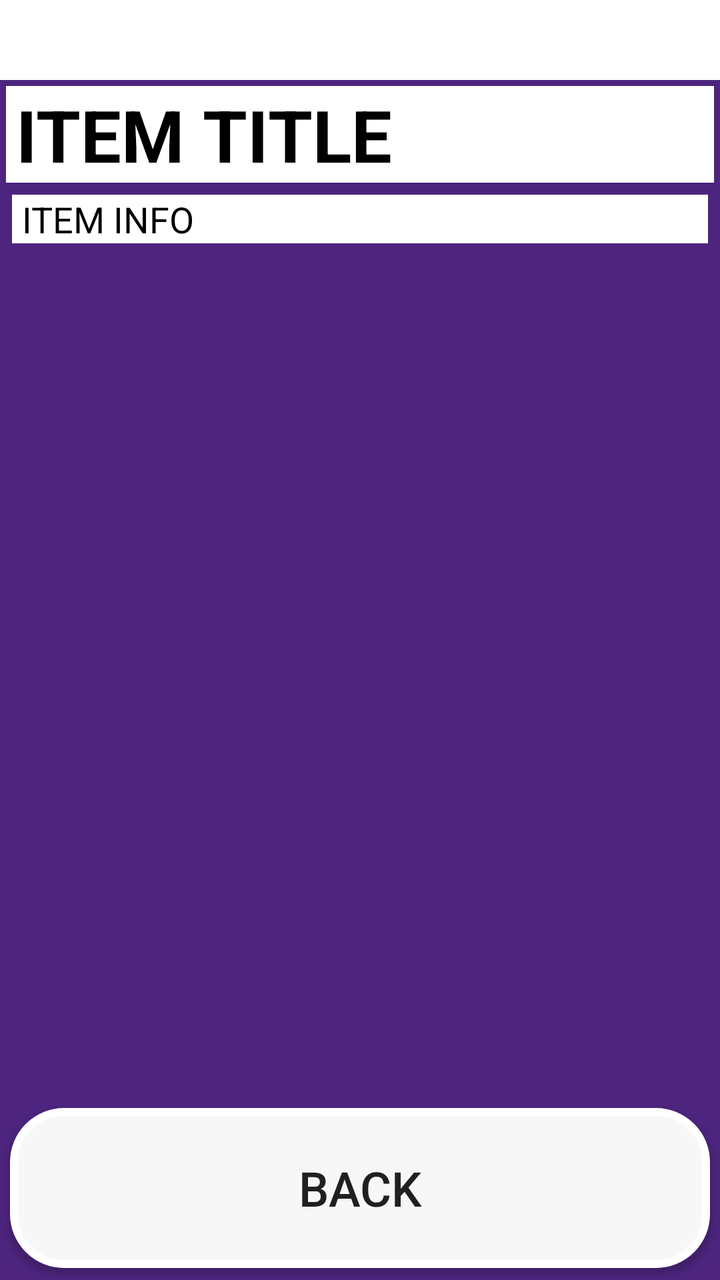
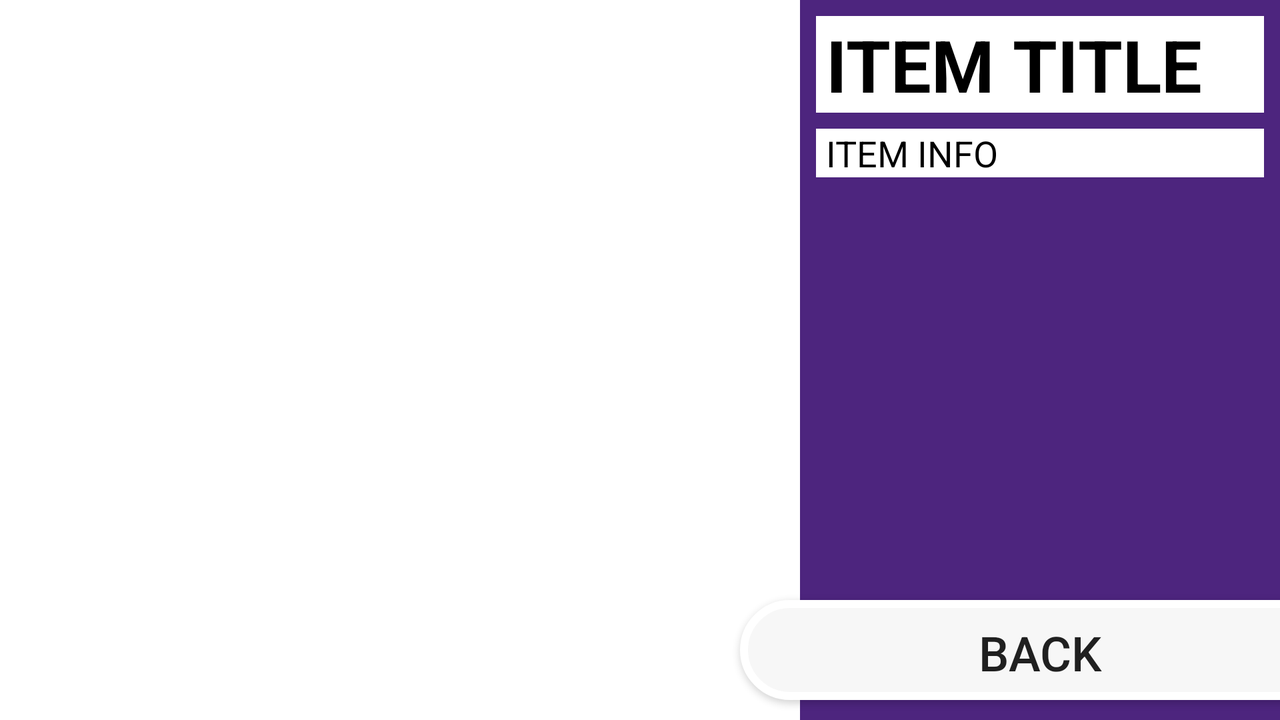

First picture: res/layout/ on a phone held upright. Second picture: the repository's own variant of that layout, on a device whose configuration matches the variant's folder. Source for both follows.
<!-- AndroidManifest.xml: application theme AppTheme -->
<!-- res/layout/activity_information_view.xml -->
<?xml version="1.0" encoding="utf-8"?>
<LinearLayout xmlns:android="http://schemas.android.com/apk/res/android"
    xmlns:app="http://schemas.android.com/apk/res-auto"
    xmlns:tools="http://schemas.android.com/tools"

    android:id="@+id/linearLayout2"
    android:layout_width="match_parent"
    android:layout_height="match_parent"
    android:layout_marginTop="0dp"
    android:layout_marginBottom="0dp"
    android:orientation="vertical"
    app:layout_constraintEnd_toEndOf="parent"
    app:layout_constraintHorizontal_bias="0.0"
    app:layout_constraintStart_toStartOf="parent"
    android:background="@color/mainBackground"

    >

    <android.support.constraint.ConstraintLayout
        android:layout_width="match_parent"
        android:layout_height="match_parent">

        <android.support.v4.view.ViewPager
            android:id="@+id/pager"
            android:layout_width="match_parent"
            android:layout_height="0dp"
            android:layout_marginBottom="600dp"
            app:layout_constraintBottom_toBottomOf="parent"
            app:layout_constraintTop_toTopOf="parent"
            android:background="@color/white"
            >

        </android.support.v4.view.ViewPager>

        <TextView
            android:id="@+id/titleTV"
            android:layout_width="match_parent"
            android:layout_height="wrap_content"
            android:layout_marginStart="3dp"
            android:layout_marginTop="3dp"
            android:layout_marginEnd="3dp"
            android:background="@color/white"
            android:paddingLeft="5dp"
            android:paddingRight="5dp"
            android:text="@string/default_title"
            android:textAlignment="viewStart"
            android:textColor="@color/black"
            android:textSize="36sp"
            android:textStyle="bold"
            app:layout_constraintEnd_toEndOf="parent"
            app:layout_constraintStart_toStartOf="parent"
            app:layout_constraintTop_toBottomOf="@+id/pager" />

        <android.support.v4.widget.NestedScrollView
            android:layout_width="0dp"
            android:layout_height="0dp"
            android:layout_marginStart="3dp"
            android:layout_marginTop="3dp"
            android:layout_marginEnd="3dp"
            android:layout_marginBottom="8dp"
            app:layout_constraintBottom_toTopOf="@+id/back_button"
            app:layout_constraintEnd_toEndOf="parent"
            app:layout_constraintStart_toStartOf="parent"
            app:layout_constraintTop_toBottomOf="@+id/titleTV">

            <TextView
                android:id="@+id/descTV"
                android:layout_width="match_parent"
                android:layout_height="wrap_content"
                android:layout_marginStart="3dp"
                android:layout_marginTop="3dp"
                android:layout_marginEnd="3dp"
                android:background="@color/white"
                android:paddingLeft="5dp"
                android:paddingRight="5dp"
                android:text="@string/default_info"
                android:textColor="@color/black"
                android:textSize="18sp"
                app:layout_constraintEnd_toEndOf="parent"
                app:layout_constraintStart_toStartOf="parent"
                app:layout_constraintTop_toBottomOf="@+id/titleTV" />
        </android.support.v4.widget.NestedScrollView>
        <Button
            android:id="@+id/back_button"
            android:layout_width="0dp"
            android:layout_height="wrap_content"
            android:layout_marginStart="5dp"
            android:layout_marginEnd="5dp"
            android:layout_marginBottom="6dp"
            android:background="@drawable/splash_button"
            android:text="@string/back"
            android:textAllCaps="true"
            android:textSize="24sp"
            app:layout_constraintBottom_toBottomOf="parent"
            app:layout_constraintEnd_toEndOf="parent"
            app:layout_constraintHorizontal_bias="0.0"
            app:layout_constraintStart_toStartOf="parent" />

    </android.support.constraint.ConstraintLayout>

</LinearLayout>
<!-- resources referenced by this layout -->
<resources>
  <color name="black">#000000</color>
  <color name="mainBackground">#4D257E</color>
  <color name="white">#FFFFFF</color>
  <!-- drawable splash_button (drawable) -->
  <?xml version="1.0" encoding="utf-8"?>
  <shape xmlns:android="http://schemas.android.com/apk/res/android" android:shape="rectangle" >
      <corners
          android:radius="25dp"
          />
      <solid
          android:color="#F7F7F7"
          />
      <padding
          android:left="10dp"
          android:top="10dp"
          android:right="10dp"
          android:bottom="10dp"
          />
      <size
          android:width="200dp"
          android:height="80dp"
          />
      <stroke
          android:width="4dp"
          android:color="#FFFFFF"
          />
  </shape>
  <string name="back">Back</string>
  <string name="default_info">ITEM INFO</string>
  <string name="default_title">ITEM TITLE</string>
  <style name="AppTheme" parent="Theme.AppCompat.Light.NoActionBar">
          
          <item name="colorPrimary">@color/colorPrimary</item>
          <item name="colorPrimaryDark">@color/colorPrimaryDark</item>
          <item name="colorAccent">@color/colorAccent</item>
  
          <item name="android:windowFullscreen">true</item>
      </style>
  <color name="colorPrimary">#6F4E96</color>
  <color name="colorPrimaryDark">#4D257E</color>
  <color name="colorAccent">#D81B60</color>
</resources>
<!-- res/layout-land/activity_information_view.xml (the repository's variant of the layout above) -->
<!-- drawn on the phone turned sideways -->
<?xml version="1.0" encoding="utf-8"?>
<LinearLayout xmlns:android="http://schemas.android.com/apk/res/android"
    xmlns:app="http://schemas.android.com/apk/res-auto"
    xmlns:tools="http://schemas.android.com/tools"

    android:id="@+id/linearLayout2"
    android:layout_width="match_parent"
    android:layout_height="match_parent"
    android:layout_marginTop="0dp"
    android:layout_marginBottom="0dp"
    android:background="@color/mainBackground"
    android:orientation="vertical"
    app:layout_constraintBottom_toTopOf="@+id/button"
    app:layout_constraintEnd_toEndOf="parent"
    app:layout_constraintHorizontal_bias="0.0"
    app:layout_constraintStart_toStartOf="parent"

    >

    <android.support.constraint.ConstraintLayout
        android:layout_width="match_parent"
        android:layout_height="match_parent">

        <android.support.v4.view.ViewPager
            android:id="@+id/pager"
            android:layout_width="400dp"
            android:layout_height="0dp"
            android:background="@color/white"
            app:layout_constraintBottom_toBottomOf="parent"
            app:layout_constraintStart_toStartOf="parent"
            app:layout_constraintTop_toTopOf="parent">

        </android.support.v4.view.ViewPager>

        <TextView
            android:id="@+id/titleTV"
            android:layout_width="0dp"
            android:layout_height="wrap_content"
            android:layout_marginStart="8dp"
            android:layout_marginTop="8dp"
            android:layout_marginEnd="8dp"
            android:background="@color/white"
            android:paddingLeft="5dp"
            android:paddingRight="5dp"
            android:text="@string/default_title"
            android:textAlignment="viewStart"
            android:textColor="@color/black"
            android:textSize="36sp"
            android:textStyle="bold"
            app:layout_constraintEnd_toEndOf="parent"
            app:layout_constraintStart_toEndOf="@+id/pager"
            app:layout_constraintTop_toTopOf="parent" />

        <TextView
            android:id="@+id/descTV"
            android:layout_width="0dp"
            android:layout_height="wrap_content"
            android:layout_marginStart="8dp"
            android:layout_marginTop="8dp"
            android:layout_marginEnd="8dp"
            android:background="@color/white"
            android:paddingLeft="5dp"
            android:paddingRight="5dp"
            android:text="@string/default_info"
            android:textColor="@color/black"
            android:textSize="18sp"
            app:layout_constraintEnd_toEndOf="parent"
            app:layout_constraintStart_toEndOf="@+id/pager"
            app:layout_constraintTop_toBottomOf="@+id/titleTV" />

        <Button
            android:id="@+id/back_button"
            android:layout_width="300dp"
            android:layout_height="50dp"
            android:layout_marginStart="8dp"
            android:layout_marginEnd="8dp"
            android:layout_marginBottom="10dp"
            android:background="@drawable/splash_button"
            android:text="@string/back"
            android:textAllCaps="true"
            android:textSize="24sp"
            app:layout_constraintBottom_toBottomOf="parent"
            app:layout_constraintEnd_toEndOf="parent"
            app:layout_constraintStart_toEndOf="@+id/pager" />

    </android.support.constraint.ConstraintLayout>

</LinearLayout>
